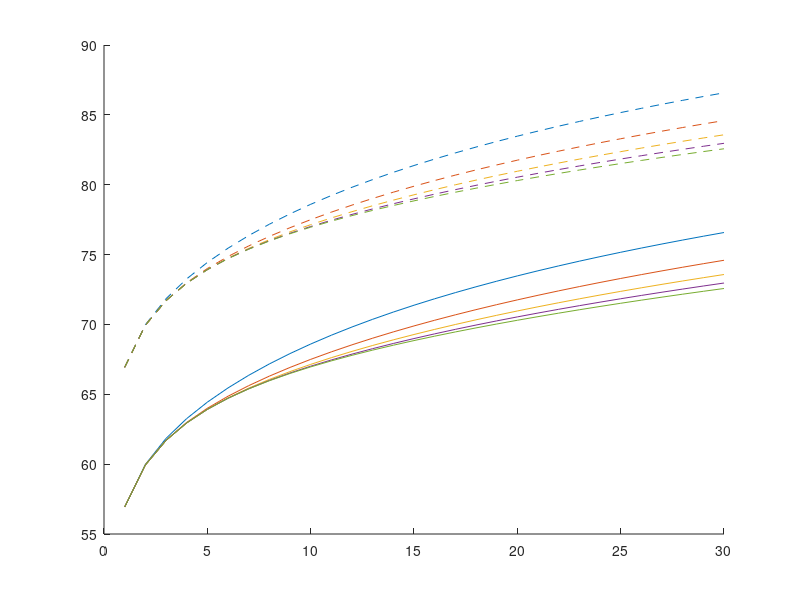

Write MATLAB code to recreate this figure. (Note: this script raises an error after producing the figure.)
clear;
k = 1.38064852e-23;
T = 293;


nb_acc = 10;
C1=1.995e-15;
noise_sigma = zeros(30,10);
nb_acc_array = [5, 10, 15, 20, 25];

for z = 1:5
    for l=1:30
        nb_acc = nb_acc_array(z);
        C2=l*C1;

        sum=0;

        for i = 0:nb_acc
            sum = sum + (C2/(C1+C2))^(2*i);
        end


        noise_sigma(l,z) = ((k*T * C1/(C1+C2)^2) + (k*T*(C1*C2/(C1+C2))/C2^2)) * sum;
    end
end
C1=10*C1;
for z = 6:10
    for l=1:30
        nb_acc = nb_acc_array(z-5);
        C2=l*C1;

        sum=0;

        for i = 0:nb_acc
            sum = sum + (C2/(C1+C2))^(2*i);
        end


        noise_sigma(l,z) = ((k*T * C1/(C1+C2)^2) + (k*T*(C1*C2/(C1+C2))/C2^2)) * sum;
    end
end
figure
colorord = get(gca, "colororder");
colors=colorord(1:5,:);
hold on
for i = 1:5
plot(abs(10*log10(noise_sigma(:,i))),"Color", colors(i,:))
end
for i = 1:5
plot(abs(10*log10(noise_sigma(:,i+5))), "--","Color", colors(i,:))
end
plot_paper
xlabel("C2/C1")
l=legend(["5", "10", "15", "20","25"], "Location", "northwest");
title(l, "#Accumulations")
xlim([1, 30])
ylim([abs(10*log10(noise_sigma(1,1))), abs(10*log10(noise_sigma(30,6)))])
ylabel("Noise floor in SNR (dB)")
ax=axes('Position',get(gca,'Position'),'Visible','Off');
line1 = line([0,0],[0,0],linestyle='-', color='k');
line2 = line([0,0],[0,0],linestyle='--', color='k');
l=legend(ax, [line1, line2], ["C1 = 1.995 fF", "C1 = 19.95 fF"], "Location", "northwest");
title(l, "Line type")
plot_paper

